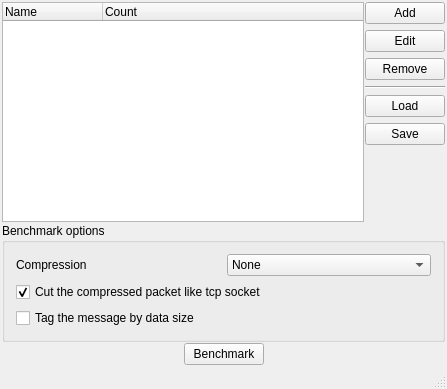
<?xml version="1.0" encoding="UTF-8"?>
<ui version="4.0">
 <class>MainWindow</class>
 <widget class="QMainWindow" name="MainWindow">
  <property name="geometry">
   <rect>
    <x>0</x>
    <y>0</y>
    <width>447</width>
    <height>389</height>
   </rect>
  </property>
  <property name="windowTitle">
   <string>QTcpCompressionBenchmark</string>
  </property>
  <widget class="QWidget" name="centralWidget">
   <layout class="QGridLayout" name="gridLayout_2">
    <property name="margin">
     <number>2</number>
    </property>
    <property name="spacing">
     <number>1</number>
    </property>
    <item row="2" column="0" colspan="2">
     <layout class="QHBoxLayout" name="horizontalLayout">
      <item>
       <spacer name="horizontalSpacer">
        <property name="orientation">
         <enum>Qt::Horizontal</enum>
        </property>
        <property name="sizeHint" stdset="0">
         <size>
          <width>40</width>
          <height>20</height>
         </size>
        </property>
       </spacer>
      </item>
      <item>
       <widget class="QPushButton" name="benchmark">
        <property name="text">
         <string>Benchmark</string>
        </property>
       </widget>
      </item>
      <item>
       <spacer name="horizontalSpacer_2">
        <property name="orientation">
         <enum>Qt::Horizontal</enum>
        </property>
        <property name="sizeHint" stdset="0">
         <size>
          <width>40</width>
          <height>20</height>
         </size>
        </property>
       </spacer>
      </item>
     </layout>
    </item>
    <item row="0" column="0">
     <widget class="QTreeWidget" name="treeWidget">
      <column>
       <property name="text">
        <string>Name</string>
       </property>
      </column>
      <column>
       <property name="text">
        <string>Count</string>
       </property>
      </column>
     </widget>
    </item>
    <item row="0" column="1">
     <layout class="QVBoxLayout" name="verticalLayout">
      <item>
       <widget class="QPushButton" name="add">
        <property name="text">
         <string>Add</string>
        </property>
       </widget>
      </item>
      <item>
       <widget class="QPushButton" name="edit">
        <property name="text">
         <string>Edit</string>
        </property>
       </widget>
      </item>
      <item>
       <widget class="QPushButton" name="remove">
        <property name="text">
         <string>Remove</string>
        </property>
       </widget>
      </item>
      <item>
       <widget class="Line" name="line_2">
        <property name="orientation">
         <enum>Qt::Horizontal</enum>
        </property>
       </widget>
      </item>
      <item>
       <widget class="QPushButton" name="load">
        <property name="text">
         <string>Load</string>
        </property>
       </widget>
      </item>
      <item>
       <widget class="QPushButton" name="save">
        <property name="text">
         <string>Save</string>
        </property>
       </widget>
      </item>
      <item>
       <spacer name="verticalSpacer">
        <property name="orientation">
         <enum>Qt::Vertical</enum>
        </property>
        <property name="sizeHint" stdset="0">
         <size>
          <width>20</width>
          <height>40</height>
         </size>
        </property>
       </spacer>
      </item>
     </layout>
    </item>
    <item row="1" column="0" colspan="2">
     <widget class="QGroupBox" name="groupBox">
      <property name="title">
       <string>Benchmark options</string>
      </property>
      <layout class="QGridLayout" name="gridLayout">
       <item row="0" column="0">
        <widget class="QLabel" name="label">
         <property name="text">
          <string>Compression</string>
         </property>
        </widget>
       </item>
       <item row="2" column="0" colspan="2">
        <widget class="QCheckBox" name="tagMessageByDataSize">
         <property name="text">
          <string>Tag the message by data size</string>
         </property>
        </widget>
       </item>
       <item row="0" column="1">
        <widget class="QComboBox" name="compressionType">
         <item>
          <property name="text">
           <string>None</string>
          </property>
         </item>
         <item>
          <property name="text">
           <string>Lz4hc</string>
          </property>
         </item>
         <item>
          <property name="text">
           <string>Lz4</string>
          </property>
         </item>
         <item>
          <property name="text">
           <string>ZLib</string>
          </property>
         </item>
         <item>
          <property name="text">
           <string>GZip</string>
          </property>
         </item>
        </widget>
       </item>
       <item row="1" column="0" colspan="2">
        <widget class="QCheckBox" name="cutCompressedpacket">
         <property name="text">
          <string>Cut the compressed packet like tcp socket</string>
         </property>
         <property name="checked">
          <bool>true</bool>
         </property>
        </widget>
       </item>
      </layout>
     </widget>
    </item>
   </layout>
  </widget>
  <widget class="QStatusBar" name="statusBar"/>
 </widget>
 <layoutdefault spacing="6" margin="11"/>
 <resources/>
 <connections/>
</ui>
